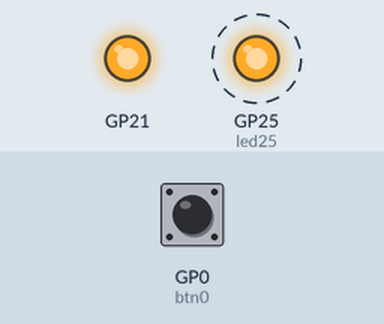
A program run on a simulated Raspberry Pi Pico running MicroPython. Parts: output pins drawn as LEDs (lit = HIGH). Dashed ring = blinking. Inputs (shaded band) come from the test bench; at power-on: GP0 (btn0) HIGH. Nothing arrives over Bluetooth unless stated.

Above: at 0.02 s.
Timing chart, 0 to 3.0 s (numbered marks = the images above):
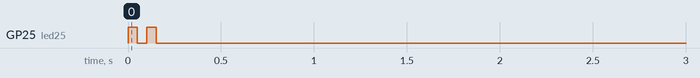

The program:

piconnect_server.py
```python
from machine import Pin, ADC
import uasyncio as asyncio
import ustruct as struct
from bluetooth import UUID
import aioble


U16 = const(65_536)
ADVERTISE_INTERVAL = const(250_000) # microsec
SLEEP_BETWEEN_UPDATES = const(0.05) # sec
DEVICE_NAME = "pico2"

BUTTON_SERVICE_UUID = UUID("00001336-0001-0000-0000-ABCABCABCDEF")
BUTTON_CHAR_UUID = UUID("00001336-0001-0001-0000-ABCABCABCDEF")
SENSOR_APPEARANCE = const(0x015)


btn0 = Pin(0, Pin.IN, Pin.PULL_UP) # Failsafe
btn20 = Pin(20, Pin.IN, Pin.PULL_UP) # Joystick Button
Pin(21, Pin.OUT).on() # Joystick +V
led25 = Pin("LED", Pin.OUT) # Pico LED
pot26 = ADC(Pin(26, Pin.IN)) # Joystick Y
pot27 = ADC(Pin(27, Pin.IN)) # Joystick X


# Profile delerations
joystick_service = aioble.Service(BUTTON_SERVICE_UUID)
joystick_char = aioble.Characteristic(joystick_service, BUTTON_CHAR_UUID, read=True, notify=True)

aioble.register_services(joystick_service)


def get_joystick_state():
    # d = joystick direction, 0 is center, then 1...8 are placed clockwise
    # b = is button pressed
    x = pot27.read_u16()
    y = pot26.read_u16()
    b = 1 - btn20.value()

    d = 0
    if   x < 0.3*U16 and y < 0.3*U16: d = 8
    elif x < 0.3*U16 and y > 0.7*U16: d = 6
    elif x > 0.7*U16 and y < 0.3*U16: d = 2
    elif x > 0.7*U16 and y > 0.7*U16: d = 4
    elif x < 0.1*U16: d = 7
    elif x > 0.9*U16: d = 3
    elif y < 0.1*U16: d = 1
    elif y > 0.9*U16: d = 5
    else: d = 0 # Redundant but explicit

    return (d, b)


async def blink(n: int = 1, t: float = 0.1):
    for _ in range(n):
        led25.on()
        await asyncio.sleep(t/2)
        led25.off()
        await asyncio.sleep(t/2)


async def main():
    await blink(2, 0.1)
    connection = await aioble.advertise(
        ADVERTISE_INTERVAL,
        name=DEVICE_NAME,
        services=[BUTTON_SERVICE_UUID],
        appearance=SENSOR_APPEARANCE
    )
    if connection is None: raise Exception("Connection bad")
    await blink(5, 0.1)

    prev_state = (-1, -1)
    try:
        while True:
            curr_state = get_joystick_state()
            data = struct.pack("<BB", *curr_state) # {d}[uchar]{b}[uchar]
            if curr_state != prev_state:
                joystick_char.write(data, send_update=True)
                prev_state = curr_state
            await asyncio.sleep(SLEEP_BETWEEN_UPDATES)

    finally:
        await blink(2, 0.1)
        await connection.disconnect()


if btn0.value() == 1: # Failsafe wire unattached
    asyncio.run(main())
```

Measured:
- by itself, GP25 (led25): alternates HIGH for 0.05 s and LOW for 0.05 s, 4 changes in all, then stays LOW
